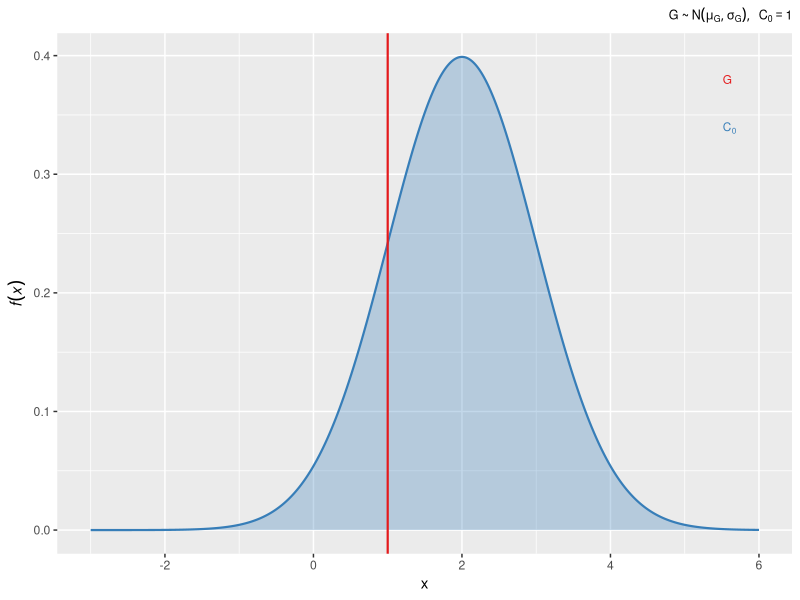
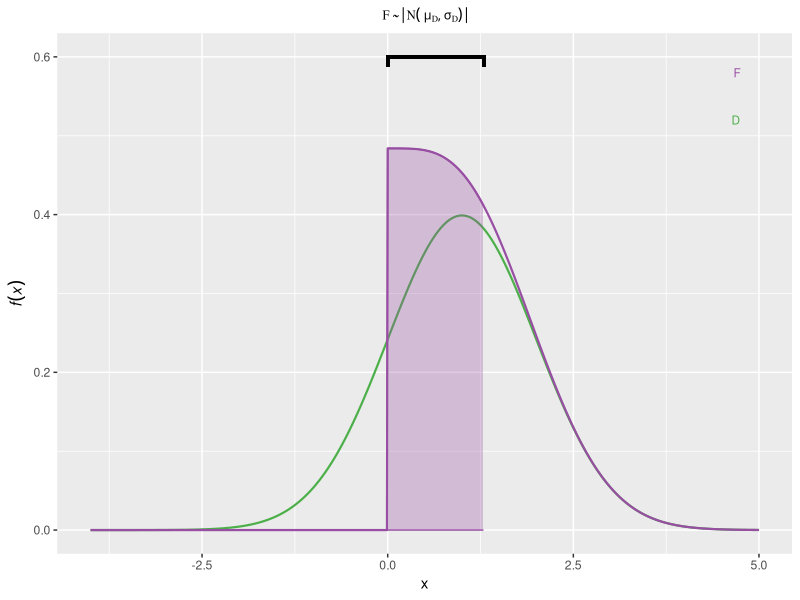
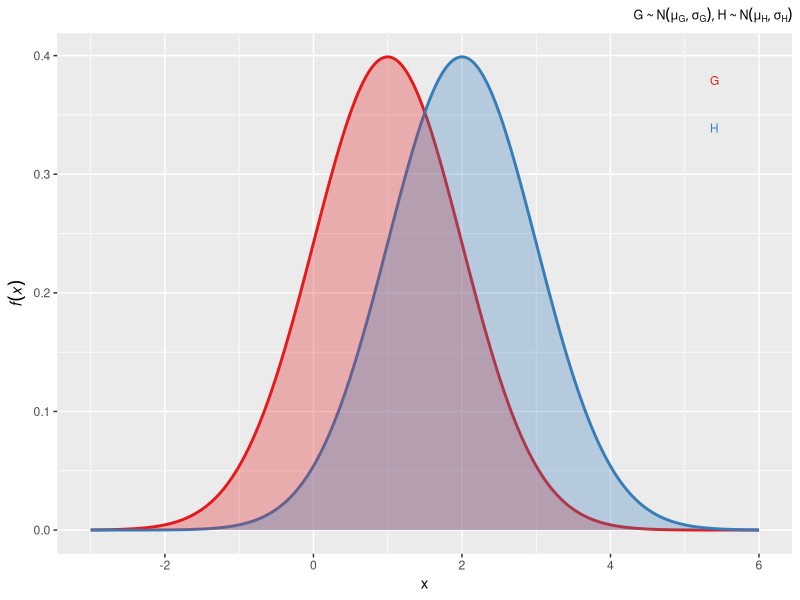
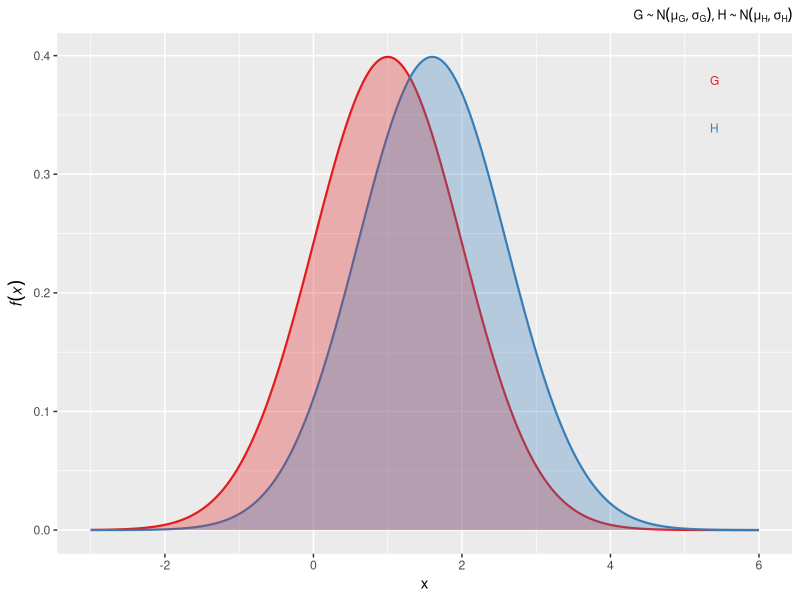

Generate these figures, in order, with R:

# This script produces a figure defining MAXEL for one-sample and two-sample two-tailed datasets
# Bruce Corliss
# 9/1/2019

# Load packages
library(ggplot2)
library(tibble)
library(RColorBrewer)
library(broom)
library(gridExtra)
library(grid)
library(rlang)
library(colorspace)
library(VGAM)
library(boot)

setTimeLimit(cpu = Inf, elapsed = Inf, transient = FALSE)
setSessionTimeLimit(cpu = Inf, elapsed = Inf)

# choose colors for plotting
color_pal = brewer.pal(4, "Set1")

# Initial parameters
nsamples = 50
ngroups = 2
set.seed(0)
dist_text_size=3;
title_font_size=9;
equ_font_size=8;

### Case 1: one-sample
# 1.1 distribution A, B
x <- seq(-3,6,.01)
mu <- 2
sd <- 1
data1_1 = tibble(group=factor("1"), x=x,
         y=smooth.spline(x,dnorm(x, mean = mu, sd = sd, log = FALSE))$y)
sample_1_1 = rnorm(nsamples,mean=mu[1],sd=sd[1])
C0 <- 1;
p1_1 <- ggplot(data1_1, aes(x = x, y = y, group = group)) +
  geom_line(aes(color=group), size = .75) + 
  geom_ribbon(aes(x = x,ymax = y, fill=group),ymin = 0, alpha = 0.3) +
  scale_color_manual(values = color_pal[2]) + scale_fill_manual(values = color_pal[2]) +
  annotate("text",x = max(data1_1$x) * .95, y = c(max(data1_1$y), max(data1_1$y) - .04) - .02, 
           label = c("G[phantom(0)]","C[0]"), parse = TRUE,color = color_pal[c(1,2)],
           size = dist_text_size, hjust = c(1,1)) + 
  geom_vline(xintercept=C0, color = color_pal[1],size=  .75) + 
  theme(plot.title = element_text(hjust = 1,size = title_font_size),legend.position = "none") +
  ggtitle(parse(text = paste0("list(G~'~'~N(mu[G],sigma[G]),~~C[0]==1)"))) +
  ylab(expression(italic(f(x))))
p1_1

### 1.2: difference with one-sample
# Difference distribution describing effect size
ant_y1 = 0.6; 
n_dist_1_2 = data.frame(x = data1_1$x - C0, y = data1_1$y, group=factor(1))
# Folded normal distribution describing effect size
fn_dist_1_2 <- n_dist_1_2
fn_dist_1_2$y <- dfoldnorm(n_dist_1_2$x, mean = mu[1]-C0, sd = 1, log = FALSE)
# Define upper limit of confidence interveral of the mean
sample_1_2 = abs(sample_1_1-C0)#rfoldnorm(50,mean=mu-C0,sd=1, a1=1,a2=1)
ucl_1_2 <- boot.ci(boot(sample_1_2, function(d, i){mean(d[i])}, R = 10000), type = 'bca', conf=0.90)$bca[5]

p1_2 <- ggplot(n_dist_1_2, aes(x = x, y = y, group = group, fill = color_pal[3])) +
  ggtitle(parse(text = paste0("F~'~'~abs(~N(~mu[D],sigma[D])*phantom(.))"))) +
  theme(plot.title = element_text(hjust = 0.5, size = title_font_size,family="serif"),legend.position = "none") +
  annotate("text",x = max(n_dist_1_2$x) * .95, y = c(ant_y1, ant_y1 - .06) - .02, 
           label = c("F","D"), parse = TRUE, color = color_pal[c(4,3)],
           size = dist_text_size, hjust = c(1,1)) +
  geom_line(data =  n_dist_1_2, aes(x = x,y = y), size = .75, color = color_pal[3]) +
  geom_line(data = fn_dist_1_2, aes(x = x,y = y), size = .75, color = color_pal[4]) + 
  geom_ribbon(data = subset(fn_dist_1_2,x<ucl_1_2), aes(x = x,ymax = y),ymin = 0, color = color_pal[4],
              fill = color_pal[4], alpha=0.3) +
  # Draw bracketed range for MXL
  geom_segment(aes(x = 0, y = ant_y1 - 0.01, xend = 0, yend = ant_y1, colour = "segment"),
               inherit.aes = F, size=1, color = "black", lineend="square") +
  geom_segment(aes(x = 0, y = ant_y1, xend = ucl_1_2, yend = ant_y1, colour = "segment"),
             inherit.aes = F, size=1, color="black", lineend="square") +
  geom_segment(aes(x = ucl_1_2, y = ant_y1 - 0.01, xend = ucl_1_2, yend = ant_y1, colour = "segment"),
               inherit.aes = F, size=1, color="black",lineend="square") +
  ylab(expression(italic(f(x))))
p1_2



### Case 2: two sample paired
# 2.1 distribution A, B
x <- seq(-3,6,.01)
mu <- c(1,2)
sd <- c(1,1)
data2_1 = rbind(tibble(group=factor("1"), x = x, y = smooth.spline(x,dnorm(x, mean = mu[1], sd = 1, log = FALSE))$y),
  tibble(group=factor("2"), x=x, y=smooth.spline(x,dnorm(x, mean = mu[2], sd = 1, log = FALSE))$y))
sample_2_1 = rnorm(nsamples, mean=mu[2] - mu[1], sd = sd[1])
p2_1 <- ggplot(data2_1, aes(x = x, y = y, group = group)) +
  geom_line(size=1,aes(color = group)) + 
  geom_ribbon(aes(x = x,ymax = y, fill=group),ymin = 0,alpha = 0.3) +
  scale_color_manual(values = color_pal[c(1,2)]) + scale_fill_manual(values = color_pal[c(1,2)]) +
  annotate("text",x = max(data2_1$x) * .9, y = c(max(data2_1$y), max(data1_1$y) - .04) - .02,
           label = c("G","H"), parse = TRUE, color = color_pal[c(1,2)],
           size = dist_text_size, hjust = c(.5,.5)) + 
  theme(plot.title = element_text(hjust = 1, size = title_font_size),legend.position = "none") +
  ggtitle(parse(text = paste0("list(G~'~'~N(mu[G],sigma[G]),H~'~'~N(mu[H],sigma[H]))"))) +
  ylab(expression(italic(f(x)))) 
p2_1

### 2.2: difference two sample paired
# Difference distribution describing effect size
ant_y2 = 0.6;
n_dist_2_2 <- data.frame(x=x,y=smooth.spline(x,dnorm(x, mean = mu[2]-mu[1], sd = 1, log = FALSE))$y,
                         group=factor(1))
# Folded normal distribution describing effect size
fn_dist_2_2 <- n_dist_2_2
fn_dist_2_2$y <- dfoldnorm(n_dist_2_2$x, mean = mu[2]-mu[1], sd = 1, a1 = 1,a2 = 1, log = FALSE)
# Simulated sample
sample_2_2 = abs(sample_2_1)
# Define upper limit of confidence interveral of the mean
ucl_2_2 <- boot.ci(boot(sample_2_2, function(d, i){mean(d[i])}, R = 10000), type = 'bca', conf=0.90)$bca[5]
# Plot difference and folded difference with UCL
p2_2 <- ggplot(n_dist_2_2, aes(x = x, y = y, fill = color_pal[3])) +
  ggtitle(parse(text = paste0("F~'~'~abs(~N(~mu[D],sigma[D])*phantom(.))")))  +
  theme(plot.title = element_text(hjust = 0.5, size = title_font_size,family="serif"),legend.position = "none") +
  annotate("text",x = max(n_dist_2_2$x) * .95, y = c(ant_y2, ant_y2 - .06) - .02, 
           label = c("F","D"), parse = TRUE,color = color_pal[c(3,4)],
           size = dist_text_size, hjust = c(1,1)) +
  geom_segment(aes(x = ucl_2_2, y = 0, xend = ucl_2_2, yend = predict(
    smooth.spline(x = fn_dist_2_2$x, y = fn_dist_2_2$y),ucl_2_2)$y, colour = "segment"),
    inherit.aes = F, size = .75, color = color_pal[3], lineend = "square") +
  geom_line(data =  n_dist_2_2, aes(x = x,y = y), size = .75,  color = color_pal[3]) +
  geom_line(data = fn_dist_2_2, aes(x = x,y = y), size = .75,color = color_pal[4]) + 
  geom_ribbon(data = subset(fn_dist_2_2,x<ucl_2_2), aes(x = x,ymax = y),ymin = 0, color = color_pal[4],
              fill = color_pal[4], alpha=0.3) +
  # Draw bracketed range for MXL
  geom_segment(aes(x = 0, y = ant_y2 - 0.01, xend = 0, yend = ant_y2, colour = "segment"),
               inherit.aes = F, size=1, color = "black", lineend="square") +
  geom_segment(aes(x = 0, y = ant_y2, xend = ucl_2_2, yend = ant_y2, colour = "segment"),
               inherit.aes = F, size=1, color="black", lineend="square") +
  geom_segment(aes(x = ucl_2_2, y = ant_y2 - 0.01, xend = ucl_2_2, yend = ant_y2, colour = "segment"),
               inherit.aes = F, size=1, color="black",lineend="square") +
  ylab(expression(italic(f(x))))
# p2_2


  
### Case 3: Unpaired two-sample
# 3.1 distribution A, B
ant_y3=0.7
x <- seq(-3,6,.01)
mu <- c(1,1.6)
sd <- c(1,1)
data3_1 = rbind(
  tibble(group=factor("1"), x=x,
         y=smooth.spline(x,dnorm(x, mean = mu[1], sd = 1, log = FALSE))$y),
  tibble(group=("2"), x=x,
         y=smooth.spline(x,dnorm(x, mean = mu[2], sd = 1, log = FALSE))$y))
sample_3_1 = rnorm(nsamples, mean=mu[2] - mu[1], sd = sqrt((sd[1]^2+sd[2]^2/2)))
# Plot original distributions
p3_1 <- ggplot(data3_1, aes(x = x, y = y, group = group, fill = group)) +
  geom_line(size = 0.75,aes(color=group)) + 
  geom_ribbon(aes(x = x, ymax = y), ymin = 0, alpha = 0.3) +
  scale_color_manual(values = color_pal[c(1,2)]) + scale_fill_manual(values = color_pal[c(1,2)]) +
  annotate("text",x=max(data3_1$x)*.9, y=c(max(data3_1$y), max(data1_1$y)-.04)-.02,
           label = c("G","H"), parse=TRUE,color=color_pal[c(1,2)],
           size = dist_text_size,hjust = c(.5,.5)) +  
  theme(plot.title = element_text(hjust = 1, size = title_font_size),legend.position = "none")  +
  ggtitle(parse(text = paste0("list(G~'~'~N(mu[G],sigma[G]),H~'~'~N(mu[H],sigma[H]))"))) +
  ylab(expression(italic(f(x))))
p3_1 

### 3.2: difference of Unpaired two-sample
n_dist_3_2 <- data.frame(x=x,y=smooth.spline(x,dnorm(x, mean = mu[2]-mu[1], sd = sqrt((sd[1]^2+sd[2]^2/2)),
                                                     log = FALSE))$y, group=factor(1))
# Folded normal distribution describing effect size
fn_dist_3_2 <- n_dist_3_2
fn_dist_3_2$y <- dfoldnorm(n_dist_3_2$x, mean = mu[2]-mu[1], sd = 1, a1 = 1,a2 = 1, log = FALSE)
# Simulated sample
sample_3_2 = abs(sample_3_1)#rfoldnorm(50,mean=mu-C0,sd=1, a1=1,a2=1)
# Define upper limit of confidence interveral of the mean
ucl_3_2 <- boot.ci(boot(sample_3_2, function(d, i){mean(d[i])}, R = 10000), type = 'bca', conf=0.90)$bca[5]
# Plot difference and folded difference with UCL %>% 
p3_2 <- ggplot(n_dist_3_2, aes(x = x, y = y, fill = color_pal[3])) +
  ggtitle(parse(text = paste0("F~'~'~abs(~N(~mu[D],sigma[D])*phantom(.))")))  +
  theme(plot.title = element_text(hjust = 0.5, size = title_font_size,family="serif"),legend.position = "none") +
  annotate("text",x = max(n_dist_3_2$x) * .95, y = c(ant_y3, ant_y3 - .07) - .02, 
           label = c("F","D"), parse = TRUE,color = color_pal[c(3,4)],
           size = dist_text_size, hjust = c(1,1)) +
  geom_segment(aes(x = ucl_3_2, y = 0, xend = ucl_3_2, yend = predict(
    smooth.spline(x = fn_dist_3_2$x, y = fn_dist_3_2$y),ucl_3_2)$y, colour = "segment"),
    inherit.aes = F, size = .75, color = color_pal[3], lineend = "square") +
  geom_line(data =  n_dist_3_2, aes(x = x,y = y), size = .75, color = color_pal[3]) +
  geom_line(data = fn_dist_3_2, aes(x = x,y = y), size = .75,color = color_pal[4]) + 
  geom_ribbon(data = subset(fn_dist_3_2,x<ucl_3_2), aes(x = x,ymax = y),ymin = 0, color = color_pal[4],
              fill = color_pal[4], alpha=0.3) +
  # Draw bracketed range for MXL
  geom_segment(aes(x = 0, y = ant_y3 - 0.01, xend = 0, yend = ant_y3, colour = "segment"),
               inherit.aes = F, size=1, color = "black", lineend="square") +
  geom_segment(aes(x = 0, y = ant_y3, xend = ucl_3_2, yend = ant_y3, colour = "segment"),
               inherit.aes = F, size=1, color="black", lineend="square") +
  geom_segment(aes(x = ucl_3_2, y = ant_y3 - 0.01, xend = ucl_3_2, yend = ant_y3, colour = "segment"),
               inherit.aes = F, size=1, color="black",lineend="square") +
  ylab(expression(italic(f(x))))
# p3_2


### Figure creation
## Assign objects to GROB table
# Column names
gs <- lapply(1:16, function(ii) grobTree(rectGrob(gp = gpar(fill = ii, alpha = 0.5)), textGrob(ii)))
gs[[2]] <- textGrob("Initial Distribution", just = "centre", gp = gpar(fontface = "bold", fontsize = 9))
gs[[3]] <- textGrob("Effect Distribution", just = "centre", gp = gpar(fontface = "bold", fontsize = 9))
gs[[4]] <- textGrob("Equations", just = "centre", gp = gpar(fontface = "bold", fontsize = 9))


# Row Names for figure
gs[[1]] <- textGrob("", rot = 90)
gs[[5]] <- textGrob("1-Sample", rot = 90, just = "centre", gp = gpar(fontface = "bold", fontsize = 9))
gs[[9]] <- textGrob("2-Sample, Paired", rot = 90, just = "centre", gp=gpar(fontface = "bold", fontsize = 9))
gs[[13]] <- textGrob("2-Sample, Unpaired", rot = 90, just = "centre", gp = gpar(fontface = "bold", fontsize = 9))


### Equation column in figure
df_1s <- data.frame(equations = c(
  "list(italic(x[list(i,D)])==italic(x[list(i,G)]-C[0]),~s[D]^2==s[G]^2)",
  'x[list(i,F)]==abs(~x[~list(i,D)]*phantom(.))',
  "UCL(F) == italic(boot)(x[list(i,F)], mean(x), 1-alpha)",
  paste0("MXL==UCL(~F~{})")
  ))


df_2s_p <- data.frame(equations = c(
  "list(italic(x[list(i,D)])==italic(x[list(i,G)]) - italic(x[list(i,H)]), ~x[list(i,F)]==abs(~x[~list(i,D)]*phantom(.)))",
  "list(italic(bar(x)[D])==frac(sum(italic(x[list(i,D)])),2), 
  ~italic(s[D]^2)==frac(sum((italic(x[list(i,D)])-italic(bar(x)[D])))^2,2))",
  "UCL(F) == italic(boot)(x[list(i,F)], mean(x), 1-alpha)",
  paste0("MXL==UCL(~F~{})")
))
# sum(x[i], i==1, n)

df_2s_unp <- data.frame(equations = c(
  "list(italic(bar(x)[D])==italic(bar(x)[G]) - italic(bar(x)[H]),phantom(0)*italic(s[D]^2)==s[G]^2 + s[H]^2)",
  "x[G]^{minute} == x[list(i,G)]-bar(x)[G]+bar(x)[GH]",
  "x[H]^{minute} == x[list(i,H)]-bar(x)[H]+bar(x)[GH]",
  "UCL(F) == italic(boot)(list(x[G]^{minute},x[H]^{minute}),abs(~diff(x)), 1-alpha)",
  paste0("MXL==UCL(~F~{})")
))

tt = ttheme_minimal(core=list(fg_params=list(hjust=0,x=0.04,fontsize=10,
                                             fontfamily="serif",parse=TRUE)))
# modify theme in place theme=modifyList(tt, list(core=list(fg_params=list(x=-.03))))


# One sample test
gs[[6]] <-  p1_1 + labs(tag = expression(bold(A)))
gs[[7]] <-  p1_2 + labs(tag = expression(bold(B)))
gs[[8]] <-  tableGrob(d = df_1s, rows=NULL, cols=NULL, 
                      theme=modifyList(tt, list(core=list(fg_params=list(x=.05)))))
# Two sample, paired
gs[[10]] <- p2_1+ labs(tag = expression(bold(C)))
gs[[11]] <- p2_2+ labs(tag = expression(bold(D)))
gs[[12]] <- tableGrob( d = df_2s_p, rows=NULL, cols=NULL, theme=tt)
# Two sample, unpaired
gs[[14]] <- p3_1+ labs(tag = expression(bold(E)))
gs[[15]] <- p3_2+ labs(tag = expression(bold(F)))
gs[[16]] <- tableGrob( d = df_2s_unp, rows=NULL, cols=NULL, theme=tt)


# Arrange grob obejcts into grid
gt <- arrangeGrob(grobs = gs, layout_matrix = rbind(seq(1,4,1),
                                                    seq(5,8,1),
                                                    seq(9,12,1),
                                                    seq(13,16,1)))

# Add outlines around columna and row names
gt <- gtable::gtable_add_grob(gt, grobs = rectGrob(gp=gpar(fill=NA, lwd=2)), 
                              t = 1, b = 1, l = 2, r = ncol(gt))

gt <- gtable::gtable_add_grob(gt, grobs = rectGrob(gp=gpar(fill=NA, lwd=2)), 
                              t = 2, b = nrow(gt), l = 1, r = 1)

#gt <- gtable::gtable_add_grob(gt, grobs = rectGrob(gp=gpar(fill=NA, lwd=2)), 
#                              t = 1, b = nrow(gt), l = 3, r = 3)


# Change relative height of gtable rows and columns
gt$heights <- unit(c(.04, .32,.32, .32), "npc")
gt$widths <- unit(c(.035, .3, .3, .355), "npc")
# Apply row and column heights to gtable
gt_pad <- gtable::gtable_add_padding(gt, unit(0, "inch"))


# Export figure to disk
ggsave("figure/figure_1_maxel_definition.pdf", gt_pad, device = "pdf", path = NULL,
       scale = 1, width = 7, height = 7, units = "in",
       dpi = 300, limitsize = TRUE,paper="letter")
